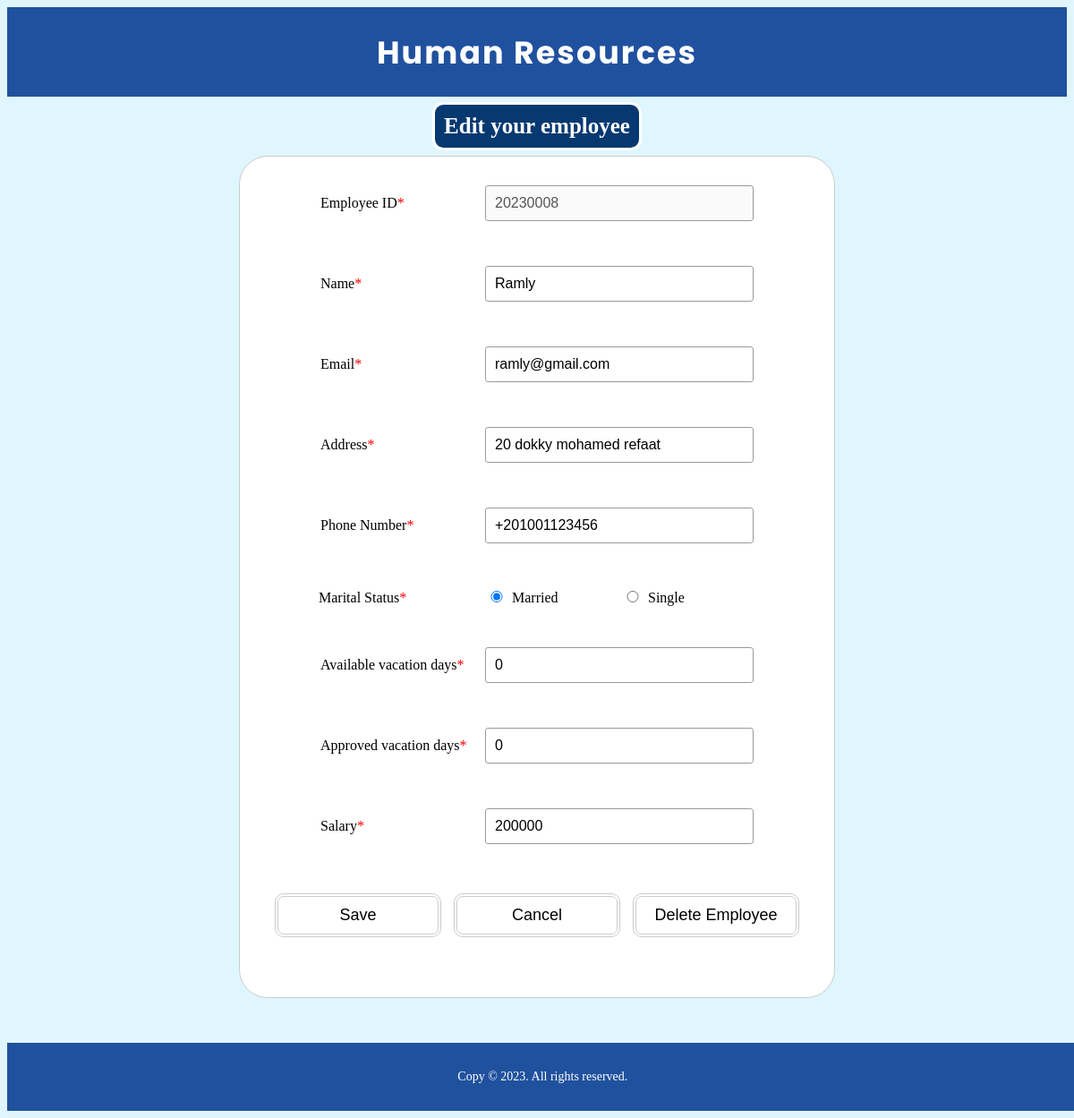
The page /search-employee/edit-employee/20230008 on the database as committed earlier.
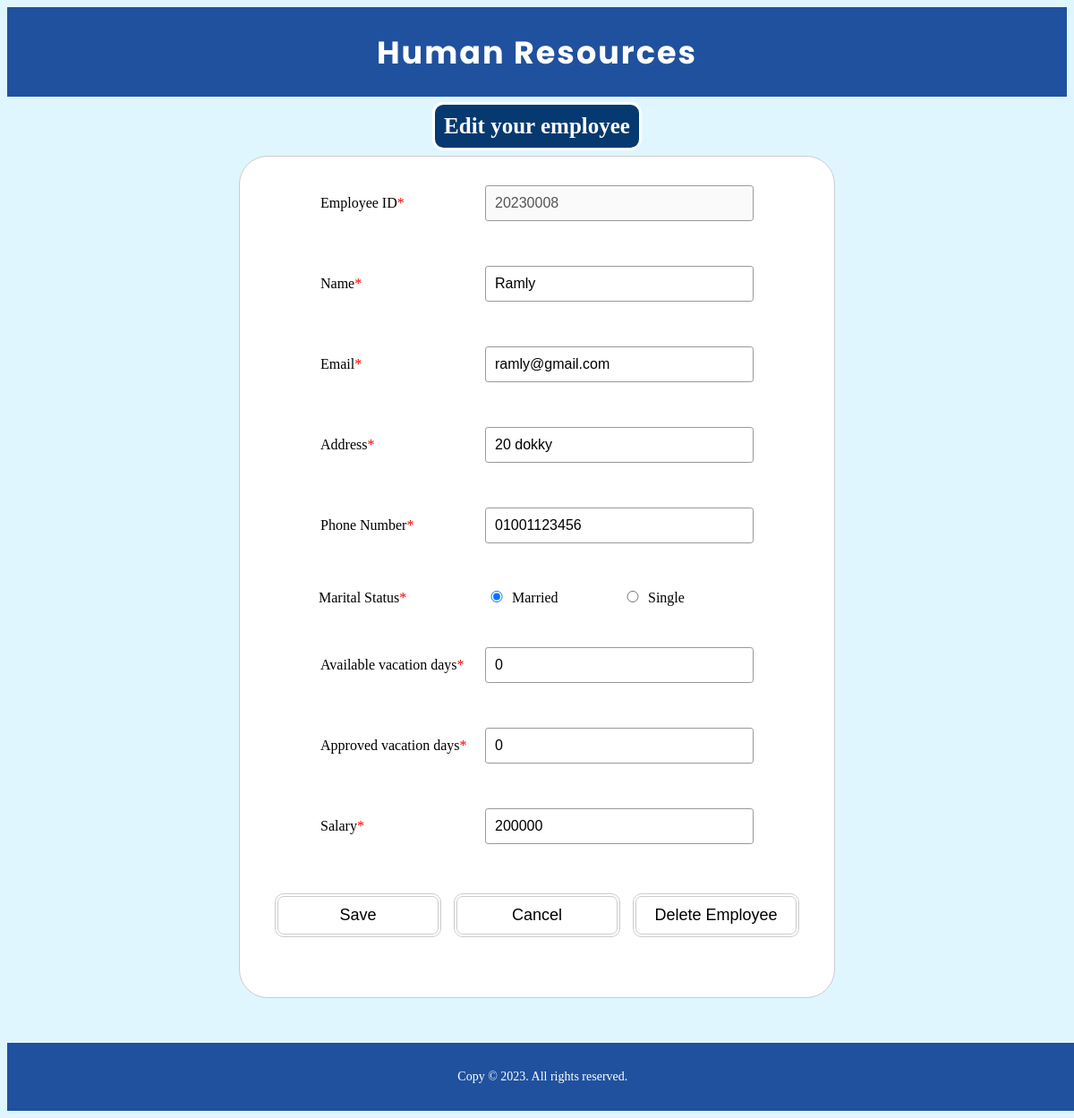
The same page on the database as committed later.
### HumanResources/models.py (models this page shows, shortened)
class Employee(models.Model):
    GENDER_CHOICES = (
        ('M', 'Male'),
        ('F', 'Female'),
    )
    MARITAL_STATUS_CHOICES = (
        ('S', 'Single'),
        ('M', 'Married'),
    )
    id = models.IntegerField(default=20230000, primary_key=True)
    name = models.CharField(max_length=100)
    email = models.EmailField(default="mail@gmail.com")
    phoneNumber = models.CharField(max_length=20)
    address = models.CharField(max_length=100)
    gender = models.CharField(
        max_length=1, choices=GENDER_CHOICES, default='M')
    maritalStatus = models.CharField(
        max_length=1, choices=MARITAL_STATUS_CHOICES, null=True)
    availableVacationDays = models.IntegerField(default=0)
    approvedVacationDays = models.IntegerField(default=0)
    salary = models.IntegerField()
    birthDay = models.DateField(null=True)

### HumanResources/views.py (the view, shortened to what this page needs)
# urls.py: path('search-employee/edit-employee/<int:employeeId>', views.editEmployeeForm, name='editEmployeeForm'),
def editEmployeeForm(request: HttpRequest, employeeId: int):
    employee = Employee.objects.get(id=employeeId)
    form = initialFormData(employee)
    return render(request, 'pages/edit-employee.html', {
        'form': form,
        'id': employee.id
    })

### HumanResources/views.py (called while the page is built)
def initialFormData(employee: Employee, isDesiabled: bool = True) -> EmployeeForm:
    initialData = {
        'id': employee.id,
        'name': employee.name,
        'email': employee.email,
        'address': employee.address,
        'phoneNumber': employee.phoneNumber,
        'gender': employee.gender,
        'maritalStatus': employee.maritalStatus,
        'availableVacationDays': employee.availableVacationDays,
        'approvedVacationDays': employee.approvedVacationDays,
        'salary': employee.salary,
        'birthDay': employee.birthDay
    }
    form = EmployeeForm(initial=initialData)
    return form

### HumanResources/templates/pages/edit-employee.html (shortened to what this page needs)
{% extends './base.html' %}
{% load static %}
{% block styleSheets %}
<link rel="stylesheet" href="{% static 'styles/index-style.css' %}" />
<link rel="stylesheet" href="{% static 'styles/form-style.css' %}">
{% endblock styleSheets %}
{% block body %}
<div class="form-container">
    <h2>Edit your employee</h2>
    {% if id %}
    <form id="edit-employee-form" action="{% url 'editEmployeeForm' id %}" method='post'>
        {% for field in form %}
        <div class="form-element">
            <label for="{{ field.id_for_label }}">{{ field.label }}<span aria-label="required">*</span></label>
            {{ field }}
        </div>
        {% endfor %}
        <div class="form-element">
            <button id="save-btn" type="submit">Save</button>
            <a href="{% url 'searchEmployee' %}"><button id="cancel-btn" type="button">Cancel</button></a>
            <a href="{% url 'deleteEmployee' id %}"><button id="delete-btn" type="button">Delete Employee</button></a>
        </div>
        <p class="errorMessage">{{ errorMessage }}</p>
    </form>
    {% else %}
        <p class="errorMessage">{{ errorMessage }}</p>
        <a href="{% url 'searchEmployee' %}"><button id="cancel-btn" type="button">Back to Search</button></a>
    {% endif %}
</div>
{% endblock body %}

### HumanResources/templates/pages/base.html (shortened to what this page needs)
<!DOCTYPE html>
<html lang="en">
  <head>
    {% block styleSheets %}
    {% endblock styleSheets %}
  </head>
  <body>
    <h1>Human Resources</h1>
    {% block body %}
    {% endblock body %}
    <footer>
        <p>Copy &copy; 2023. All rights reserved.</p>
    </footer>
  </body>
</html>

### HumanResources/static/styles/index-style.css (style rules this page uses)
body { background-color: #DFF6FF; }
h1 { display: flex; font-size: 35px; background-color:#20519e; color: #ffffff; margin: 0 auto; height: 100px; font-family: 'Poppins', sans-serif; align-items: center; justify-content: center; letter-spacing: 2px; }
footer { position: static; margin-top: 50px; bottom: 0; width: 96%; background-color:#20519e; color: #fff; padding: 30px; text-align: center; }
footer p { margin: 0 auto; font-size: 14px; }

### HumanResources/static/styles/form-style.css (style rules this page uses)
.form-container { text-align: center; }
.form-container h2 { font-size: 25px; color: white; background-color: #063970; width: fit-content; padding: 10px; border-style: solid; border-radius: 0.5em; margin: 0.5% auto; text-align: center; }
.errorMessage { color: red; background-color: white; text-align: center; width: fit-content; font-size: 25px; font-weight: bold; margin: 0.2em auto; padding: 10px; border-radius: 1em; }
form { color: black; background-color: white; margin: 0 auto; width: 600px; padding: 2em; border: 1px solid #ccc; border-radius: 2em; }
.form-element+.form-element { margin-top: 1.5em; }
#maritalStatus { display: inline-block; width: 19em; text-align: left; }
#maritalStatus div { display: inline-block; width: 50%; }
label { display: inline-block; width: 180px; text-align: left; }
input[type="radio"] { width: 20px; }
input, textarea { font: 1em sans-serif; width: 300px; box-sizing: border-box; border: 1px solid #999; border-radius: 0.2em; }
[aria-label="required"] { color: red; }
form div:last-child { text-align: center; }
button { display: inline-block; background-color: #ffffff; border-radius: 10px; border: 4px double #cccccc; color: #000000; text-align: center; font-size: 18px; padding: 10px; width: 186px; transition: all 0.3s; cursor: pointer; margin: 5px; }

### HumanResources/templates/pages/edit-employee.html (style rules this page uses)
.form-container input { padding: 10px; margin-bottom: 10px; }

Rows that differ between the two databases and show on the page:
changed Employee "Ramly": address "20 dokky mohamed refaat" → "20 dokky"; phoneNumber "+201001123456" → "01001123456"
